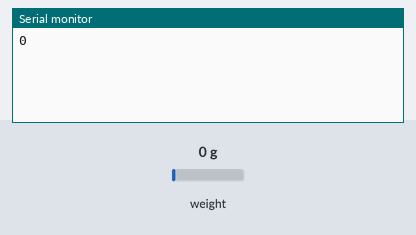
Recording of a sketch running on a simulated Arduino Uno, built with avr-gcc and run on an emulated ATmega328P. Shown: the last lines printed to the serial monitor. Inputs (shaded band) come from the test bench; at power-on: weight on the scale 0 g.

Above: at 2.2 s.
2.3 s: weight on the scale set to 1250 g
At 3.3 s:
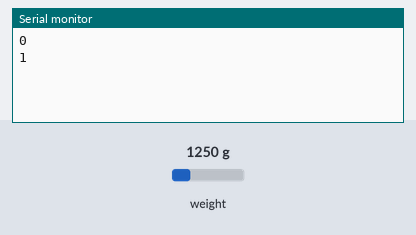
3.8 s: weight on the scale set to 2500 g
At 5.2 s:
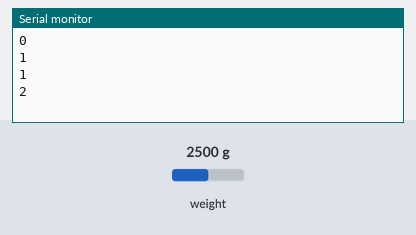
Timing chart, 0 to 6.8 s (numbered marks = the images above; inputs shaded):
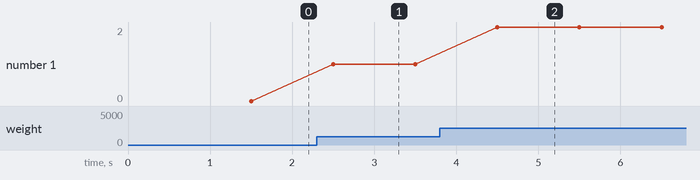

Measured:
- after the input at 2.3 s, the serial monitor: prints a new line after 0.20 s (image 1)
- after the input at 3.8 s, the serial monitor: prints a new line after 0.70 s (image 2)
- plotted number 1: 0 → 1 after the input at 2.3 s, 1 → 2 after the input at 3.8 s

The sketch:

SimpleScaleReading.ino
```cpp
#include "HX711.h"
#define calibration_factor 43015

// HX711 circuit wiring
const int LOADCELL_SCK_PIN = 2;
const int LOADCELL_DOUT_PIN = 3;

HX711 scale;

void setup() {
  Serial.begin(9600);
  scale.begin(LOADCELL_DOUT_PIN, LOADCELL_SCK_PIN);
  scale.set_scale(calibration_factor);
  scale.tare();
}

void loop() {
  if (scale.is_ready())
    {
      long reading = scale.get_units(5);
      Serial.println(reading);
    }
  else
    {
      Serial.println("HX711 not found.");
    }
  delay(500);
}
```
